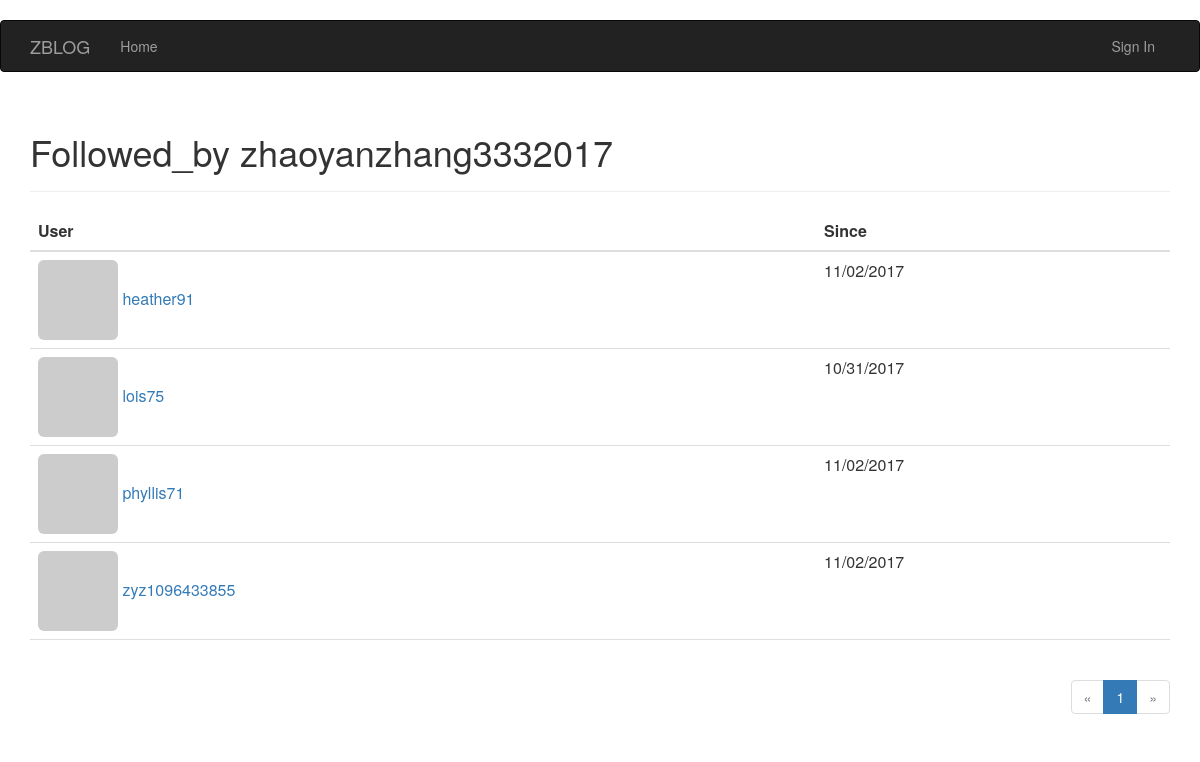
The page /followed_by/zhaoyanzhang3332017 on the database its author committed.
### app/models.py (models this page shows, shortened)
class User(UserMixin,db.Model):
    __tablename__ = 'users'
    id = db.Column(db.Integer, primary_key=True)
    email = db.Column(db.String(64), unique=True, index=True)
    username = db.Column(db.String(64), unique=True, index=True)
    role_id = db.Column(db.Integer, db.ForeignKey('roles.id'))
    password_hash=db.Column(db.String(128))
    confirmed =db.Column(db.Boolean,default=False)
    posts   =db.relationship('Post',   backref='author',lazy='dynamic')
    comments=db.relationship('Comment',backref='author',lazy='dynamic')
    followed = db.relationship('Follow',
                                foreign_keys=[Follow.follower_id],
                                backref=db.backref('follower', lazy='joined'),
                                lazy='dynamic',
                                cascade='all, delete-orphan')
    followers = db.relationship('Follow',
                                foreign_keys=[Follow.followed_id],
                                backref=db.backref('followed', lazy='joined'),
                                lazy='dynamic',
                                cascade='all, delete-orphan')
    @property
    def password(self):
        raise AttributeError ('password is not a readable attribute')
    name= db.Column(db.String(64))
    location=db.Column(db.String(64))
    about_me=db.Column(db.Text())
    member_since=db.Column(db.DateTime(),default=datetime.utcnow)
    last_seen=db.Column(db.DateTime(),default=datetime.utcnow)
    avatar_hash =db.Column(db.String(32))
    def gravatar(self,size=100,default='identicon',rating='g'):
        if request.is_secure:
            url='https://secure.gravatar.com/avatar'
        else:
            url='http://www.gravatar.com/avatar'
        hash=self.avatar_hash or hashlib.md5(self.email.encode('utf-8')).hexdigest()
        return '{url}/{hash}?s={size}&d={default}&r={rating}'.\
            format(url=url,hash=hash,size=size,default=default,rating=rating)
    '''
    def change_email(self,token):
        pass
        self.email=new_email
        self.avatar_hashself.avatar_hash=hashlib.md5(self.email.encode('utf-8')).hexdigest()
        db.session.add(self)
    '''

class Follow(db.Model):
    __tablename__ = 'follows'
    follower_id = db.Column(db.Integer, db.ForeignKey('users.id'),primary_key=True)
    followed_id = db.Column(db.Integer, db.ForeignKey('users.id'),primary_key=True)
    timestamp = db.Column(db.DateTime, default=datetime.utcnow)

### app/main/views.py (the view)
@main.route('/followed_by/<username>')
def followed_by(username):
    user=User.query.filter_by(username=username).first()
    if user is None:
        flash('Invalid user')
        return redirect(url_for('.index'))
    page = request.args.get('page',1,type=int)
    pagination=user.followed.paginate(page,per_page=15,error_out=False)
    followed_by=[{'user':item.followed,'timestamp':item.timestamp} for item in pagination.items]
    return render_template('followers.html',user=user,title="Followed_by",\
            endpoint='.followed_by',pagination=pagination,follows=followed_by)

### app/auth/views.py (called while the page is built)
@auth.before_app_request
def before_request():
    if current_user.is_authenticated:
        current_user.ping()
        if not current_user.confirmed\
                and request.endpoint[:5]!='auth.'\
                and request.endpoint !='static':
            return redirect(url_for('auth.unconfirmed'))

### app/main/__init__.py (called while the page is built)
@main.app_context_processor
def inject_permissions():
    return dict(Permission=Permission)

### app/models.py (called while the page is built)
    def can(self,permissions):
        return False

### app/templates/followers.html (shortened to what this page needs)
{% extends "base.html" %}
{% import "_macros.html" as macros %}
{% block page_content %}
<div class="page-header">
    <h1>{{ title }} {{ user.username }}</h1>
</div>
<table class="table table-hover followers">
    <thead><tr><th>User</th><th>Since</th></tr></thead>
    {% for follow in follows %}
    {% if follow.user != user %}
    <tr>
        <td>
            <a href="{{ url_for('.user', username = follow.user.username) }}">
                <img class="img-rounded" src="{{ follow.user.gravatar(size=32) }}">
                {{ follow.user.username }}
            </a>
        </td>
        <td>{{ moment(follow.timestamp).format('L') }}</td>
    </tr>
    {% endif %}
    {% endfor %}
</table>
<div class="pagination">
    {{ macros.pagination_widget(pagination, endpoint, username = user.username) }}
</div>
{% endblock %}

### app/static/styles.css (style rules this page uses)
div.pagination { width: 100%; text-align: right; padding: 0px; margin: 0px; }
.table.followers tr { border-bottom: 1px solid #e0e0e0; }

### rows shown on the page
User: username "zhaoyanzhang3332017"
User: user.username "heather91"
Follow: timestamp "11/02/2017"
User: user.username "lois75"
Follow: timestamp "10/31/2017"
User: user.username "phyllis71"
Follow: timestamp "11/02/2017"
User: user.username "zyz1096433855"
Follow: timestamp "11/02/2017"

### other values the page prints
{{ title }} "Followed_by"
{{ p }} "1"
